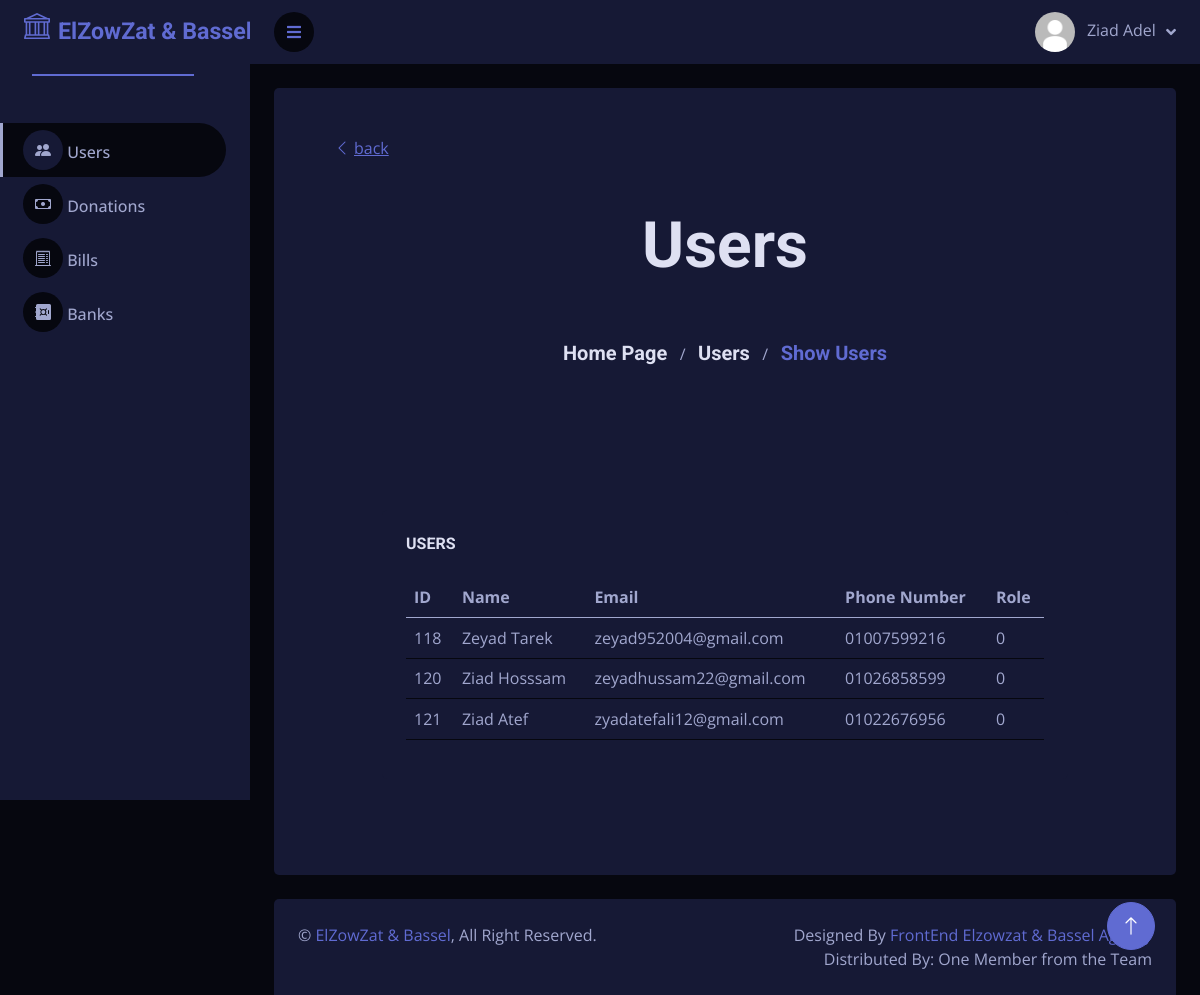
/Views/admin/show-users.php (signed in), run on the app's committed database.
### tables this page shows
CREATE TABLE `users` (
  `id` int(11) NOT NULL,
  `name` varchar(50) NOT NULL,
  `email` varchar(70) NOT NULL,
  `password` varchar(300) NOT NULL,
  `phone_number` varchar(30) NOT NULL,
  `role` int(11) NOT NULL,
  `image_path` text NOT NULL DEFAULT '../assets/img/profile_default.jpg'
);

### controllers/CRUD.php (called while the page is built, shortened)
<?php
class CRUD
{
    public static function Select($query)
    {
        $db = new DBConnection();
        $connection = $db->openConnection();
        if ($connection != false) {
            $result = $connection->query($query);
            if (!$result) {
                echo "Error : " . mysqli_error($connection);
                $db->closeConnection();
                return false;
            } else {
                return $result->fetch_all(MYSQLI_ASSOC);
            }
        } else {
            echo "Error : ";
            return false;
        }
    }
}

### Models/User.php (called while the page is built, shortened)
<?php
require_once "Person.php";
?>
<?php
$exp = "~[a-zA-Z]*Controller~";
if (preg_match($exp, pathinfo($_SERVER['PHP_SELF'], PATHINFO_FILENAME))) {
    require_once "CRUD.php";
} else {
    require_once "../../controllers/CRUD.php";
}
class User extends PERSON
{
    private $image_path;
    public function __construct($id, $name, $email, $password, $image_path, $phone_number)
    {
        $this->image_path = $image_path;
    }
    public static function constructFromDB($id)
    {
        $query = "SELECT * FROM users WHERE id = '$id'";
        $res = CRUD::Select($query)[0];
        return new User($id, $res["name"], $res["email"], $res["password"], $res["image_path"], $res["phone_number"]);
    }
    public function getImagePath()
    {
        return  $this->image_path;
    }
}
?>

### Models/Person.php (called while the page is built, shortened)
<?php
abstract class PERSON
{
    protected $name;
    public function __construct($name, $id, $email, $password)
    {
        $this->name = $name;
    }
    public function getName()
    {
        return $this->name;
    }
}
?>

### controllers/useracct_Controller.php (called while the page is built, shortened)
<?php
require_once ("CRUD.php");
class useracct_Controller
{
    public function viewAllusers()
    {
        $query = "select * from users where users.role !=1";
        $result = CRUD::Select($query);
        if ($result) {
            return $result;
        } else {
            echo "NO USERS TO SHOW";
            return false;
        }
    }
}
?>

### Views/admin/show-users.php (the view)
<?php require_once("../main-components/admin-header.php") ?>
<?php require_once("../main-components/admin-side-navbar.php") ?>
<?php require_once("../main-components/navbar.php") ?>
<?php require_once("../../controllers/useracct_Controller.php"); ?>
<?php require_once("../../Models/User.php"); ?>
<?php $usercontroller = new useracct_Controller; ?>
<div class="container-fluid pt-4 px-4">
    <div class="row bg-secondary rounded align-items-center justify-content-center mx-0 p-5">
        <div class="container back-to-previous" onclick="window.history.back()">
            <a class="text-decoration-underline"><i class="bi bi-chevron-left me-1"></i>back</a>
        </div>
        <div class="col-12 text-center header">
            <h3 class="display-3 p-5">Users</h3>
        </div>
        <div class="col-12 text-center pb-5">
            <span id="links-tracking">
                <a href="index.php" class="h5">Home Page</a>
                &nbsp;
                /
                &nbsp;
                <a href="users.php" class="h5">Users</a>
                &nbsp;
                /
                &nbsp;
                <a class="h5 text-primary">Show Users</a>
            </span>
        </div>
        <div class="container-fluid pt-5">
            <div class="row justify-content-center h-100 p-5">
                <div class="col-12">
                    <div class="bg-secondary rounded h-100 p-4">
                        <h6 class="mb-4">USERS</h6>
                        <div class="table-responsive">
                            <table class="table">
                                <thead>
                                    <tr>
                                        <th scope="col">ID</th>
                                        <th scope="col">Name</th>
                                        <th scope="col">Email</th>
                                        <th scope="col">Phone Number</th>
                                        <th scope="col">Role</th>
                                    </tr>
                                </thead>
                                <tbody>
                                    <?php
                                    $user = $usercontroller->viewAllusers();
                                    if ($user) {
                                        foreach ($user as $users) {
                                            echo "<tr>";
                                            echo "<td>" . $users['id'] . "</td>";
                                            echo "<td>" . $users['name'] . "</td>";
                                            echo "<td>" . $users['email'] . "</td>";
                                            echo "<td>" . $users['phone_number'] . "</td>";
                                            echo "<td>" . $users['role'] . "</td>";
                                            echo "<tr>";
                                        }
                                    }
                                    ?>
                                </tbody>
                            </table>
                        </div>
                    </div>
                </div>
            </div>
        </div>
    </div>
</div>
<?php require_once("../main-components/footer.php") ?>

### Views/main-components/navbar.php (shortened to what this page needs)
<?php require_once ("../../models/User.php") ?>
<?php
$active_user_id = $_SESSION['user']['id'];
$user = User::constructFromDB($active_user_id);
?>
<div class="content">
    <nav class="navbar navbar-expand bg-secondary navbar-dark sticky-top px-4 py-0">
        <a href="#" class="sidebar-toggler flex-shrink-0">
            <i class="fa fa-bars"></i>
        </a>
        <div class="navbar-nav align-items-center ms-auto">
            <div class="nav-item dropdown">
                <a href="#" class="nav-link dropdown-toggle" data-bs-toggle="dropdown">
                    <img class="rounded-circle me-lg-2" src="<?php echo $user->getImagePath() ?>" alt=""
                        style="width: 40px; height: 40px;">
                    <span class="d-none d-lg-inline-flex">
                        <?php
                        echo $user->getName();
                        ?>
                    </span>
                </a>
            </div>
        </div>
    </nav>

### Views/assets/css/style.css (style rules this page uses)
:root { --text: #dee0f2; --background: #06070f; --dark: #06070f; --primary: #a1a7ce; --secondary: #161935; --accent: #606bd2; }
.content { margin-left: 250px; min-height: 100vh; background: var(--dark); transition: 0.5s; }
@media (min-width: 992px) { .content { width: calc(100% - 250px); } }
.content .navbar .navbar-nav .nav-link { margin-left: 25px; padding: 12px 0; color: var(--light); outline: none; }
.content .navbar .sidebar-toggler, .content .navbar .navbar-nav .nav-link i { width: 40px; height: 40px; display: inline-flex; align-items: center; justify-content: center; background: var(--dark); border-radius: 40px; }
.content .navbar .dropdown-toggle::after { margin-left: 6px; vertical-align: middle; border: none; content: "\f107"; font-family: "Font Awesome 5 Free"; font-weight: 900; transition: 0.5s; }

### data on the page
users: image_path (placeholder picture), name "Ziad Adel"
users: id "118", name "Zeyad Tarek", email "zeyad952004@gmail.com", phone_number "01007599216", role "0"
users: id "120", name "Ziad Hosssam", email "zeyadhussam22@gmail.com", phone_number "01026858599", role "0"
users: id "121", name "Ziad Atef", email "zyadatefali12@gmail.com", phone_number "01022676956", role "0"
